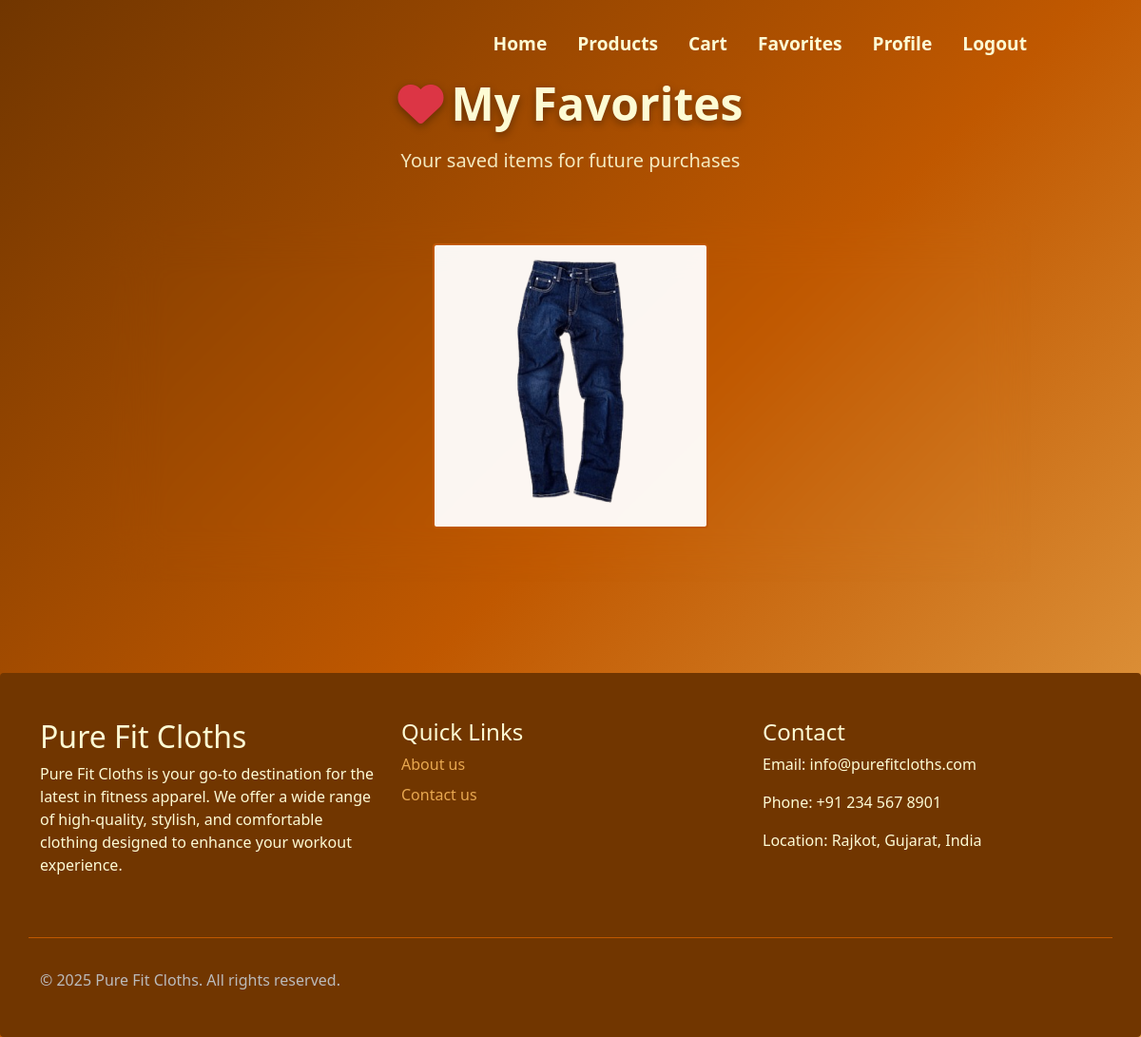
/favorites.php (signed in), run on an earlier commit of the app's database.
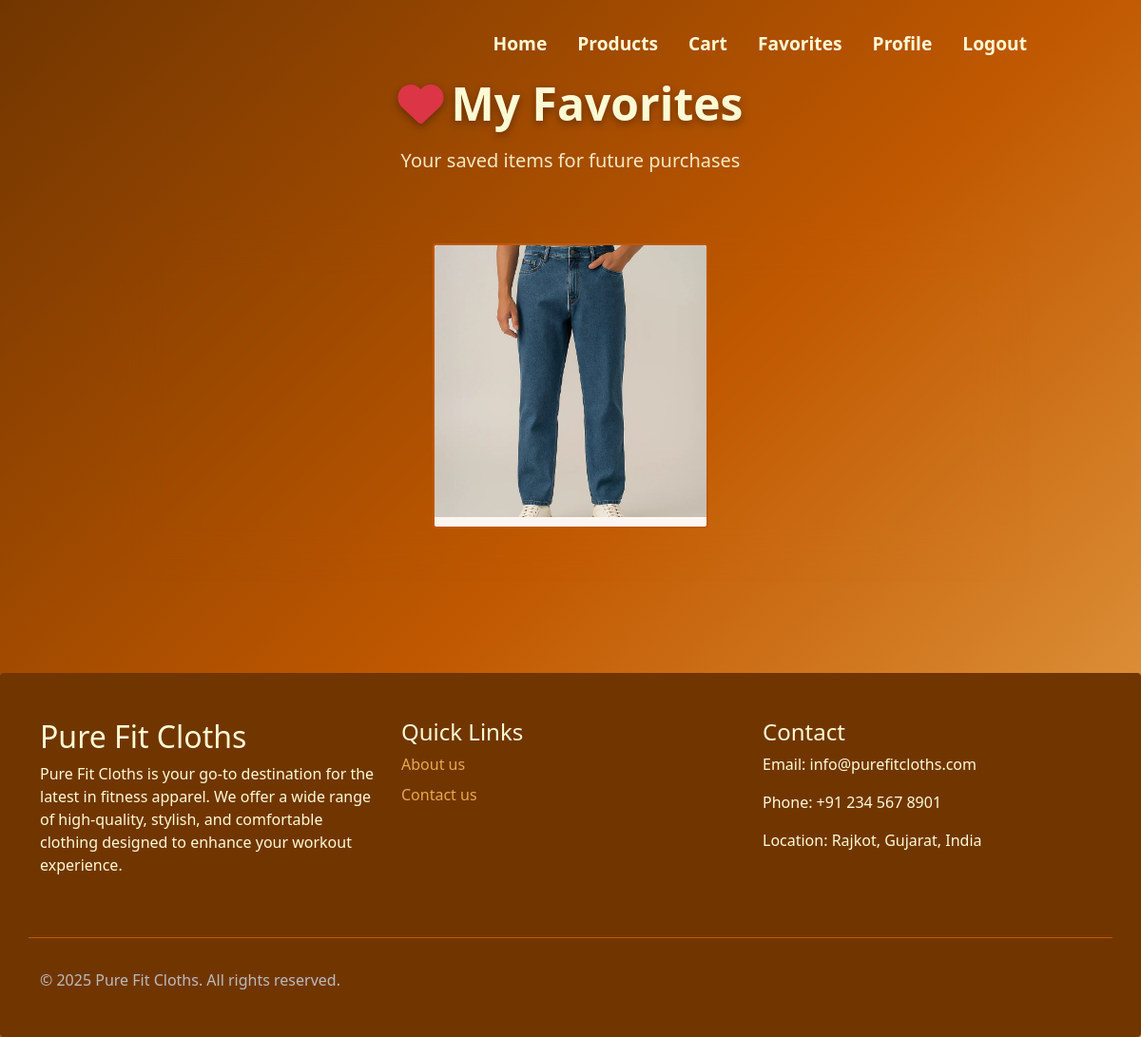
And on a later commit of the database.
### tables this page shows
CREATE TABLE `favorites` (
  `favorite_id` int(11) NOT NULL,
  `user_id` int(11) NOT NULL,
  `product_id` int(11) NOT NULL,
  `created_at` timestamp NOT NULL DEFAULT current_timestamp()
);

CREATE TABLE `products` (
  `product_id` int(11) NOT NULL,
  `category_id` int(11) NOT NULL,
  `name` varchar(150) NOT NULL,
  `description` mediumtext DEFAULT NULL,
  `price` decimal(10,2) NOT NULL DEFAULT 0.00,
  `stock_quantity` int(11) NOT NULL DEFAULT 0,
  `image_path` varchar(255) DEFAULT NULL,
  `is_active` tinyint(1) NOT NULL DEFAULT 1,
  `created_at` timestamp NOT NULL DEFAULT current_timestamp(),
  `updated_at` timestamp NOT NULL DEFAULT current_timestamp() ON UPDATE current_timestamp(),
  `subcategory_id` int(11) DEFAULT NULL
);

### favorites.php (the view, shortened to what this page needs)
<?php
include 'connection.php';
$user_id = $_SESSION['user_id'];
?>
<div class="container-fluid py-4 py-md-5" style="padding-top: 80px !important;">
    <div class="row justify-content-center">
        <div class="col-12 col-lg-10 px-3">
            <div class="text-center mb-4 mb-md-5">
                <h1 class="display-5 display-md-4 fw-bold mb-3" style="color: #FDFBD4; text-shadow: 0 3px 8px rgba(0,0,0,0.35);">
                    <i class="fas fa-heart text-danger me-2"></i>My Favorites
                </h1>
                <p class="lead mb-0" style="color: #FDFBD4; opacity: 0.9;">
                    Your saved items for future purchases
                </p>
            </div>
            <section class="products-section py-4">
                <div class="container-fluid">
                    <div class="row justify-content-center g-3 g-md-4">
                        <?php
                        $fav_query = "SELECT f.*, p.*, p.name as product_name, p.price, p.image_path
                                     FROM favorites f
                                     INNER JOIN products p ON f.product_id = p.product_id
                                     WHERE f.user_id = ? AND p.is_active = 1
                                     ORDER BY f.created_at DESC";
                        $fav_stmt = $conn->prepare($fav_query);
                        $fav_stmt->bind_param("i", $user_id);
                        $fav_stmt->execute();
                        $fav_result = $fav_stmt->get_result();
                        if ($fav_result->num_rows > 0) {
                            while ($fav = $fav_result->fetch_assoc()) {
                                $img = !empty($fav['image_path']) ? $fav['image_path'] : 'assets/products/1.png';
                                $title = htmlspecialchars($fav['product_name']);
                        ?>
                        <div class="col-12 col-sm-6 col-md-6 col-lg-4 d-flex justify-content-center">
                            <a href="product-details.php?id=<?php echo $fav['product_id']; ?>" class="text-decoration-none w-100" style="max-width: 400px;">
                                <div class="productcant rounded">
                                    <div class="position-relative overflow-hidden rounded-top">
                                        <img src="<?php echo htmlspecialchars($img); ?>" alt="<?php echo $title; ?>" class="img-fluid w-100" style="aspect-ratio: 1/1; object-fit: cover;">
                                    </div>
                                </div>
                            </a>
                        </div>
                        <?php
                            }
                        }
                        ?>
                    </div>
                </div>
            </section>
        </div>
    </div>
</div>
<?php
include_once 'master_layout.php';
?>

What changed in the data, as far as the page shows it:
changed through a linked row, favorites: product.image_path: a different picture
